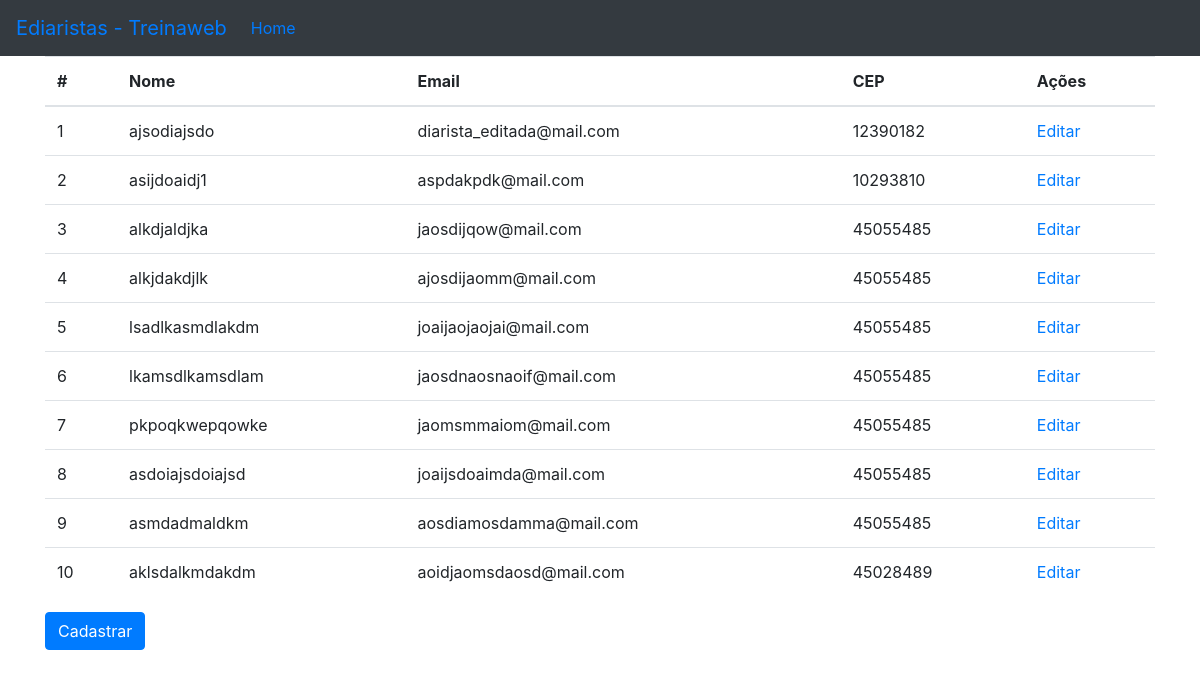
The app's page /web/listar_diaristas with its own data.
### web/models.py (models this page shows)
class Diarista(models.Model):
    nome_completo = models.CharField(max_length=100, null=False, blank=False)
    cpf = models.CharField(max_length=11, null=False, blank=False, unique=True)
    email = models.EmailField(null=False, blank=False, unique=True)
    telefone = models.CharField(max_length=11, null=False, blank=False)
    logradouro = models.CharField(max_length=60, null=False, blank=False)
    numero = models.IntegerField(null=False, blank=False)
    bairro = models.CharField(max_length=30, null=False, blank=False)
    complemento = models.CharField(max_length=100, null=False, blank=True)
    cep = models.CharField(max_length=8, null=False, blank=False)
    estado = models.CharField(max_length=2, null=False, blank=False)
    cidade = models.CharField(max_length=30, null=False, blank=True)
    codigo_ibge = models.IntegerField(null=False, blank=False)
    foto_usuario = models.ImageField(null=False)

### web/views.py (the view)
# urls.py: path('listar_diaristas', listar_diaristas, name='listar_diaristas'),
def listar_diaristas(request):
    diaristas = Diarista.objects.all()
    return render(request, 'lista_diaristas.html', {'diaristas': diaristas})

### web/templates/lista_diaristas.html
{% extends 'base.html' %}
{% load easy_mask %}
{% block conteudo %}
<table class="table">
    <thead>
        <tr>
            <th>#</th>
            <th>Nome</th>
            <th>Email</th>
            <th>CEP</th>
            <th>Ações</th>
        </tr>
    </thead>
    <tbody>
        {% for diarista in diaristas %}
            <tr>
                <td>{{diarista.id}}</td>
                <td>{{diarista.nome_completo}}</td>
                <td>{{diarista.email}}</td>
                <td>{{diarista.cep}}</td>
                <td>
                    <a href="{% url 'editar_diarista' diarista.id %}">Editar</a>
                </td>
            </tr>
        {% endfor %}
    </tbody>
</table>
<a href="{% url 'cadastrar_diarista' %}" class="btn btn-primary">Cadastrar</a>
{% endblock conteudo %}

### web/templates/base.html (shortened to what this page needs)
<!DOCTYPE html>
<html lang="en">
<head>
    <link rel="stylesheet" href="https://stackpath.bootstrapcdn.com/bootstrap/4.5.2/css/bootstrap.min.css">
</head>
<body>
<nav class="navbar navbar-expand-md navbar-dar bg-dark md-4">
    <a href="#" class="navbar-brand">Ediaristas - Treinaweb</a>
    <div class="collapse navbar-collapse" id="navbarCollapse">
        <ul class="navbar-nav mr-auto">
            <li class="nav-item active">
                <a href="{% url 'listar_diaristas' %}" class="nav-link">Home</a>
            </li>
        </ul>
    </div>
</nav>
<main role="main" class="container">
{% block conteudo %}
{% endblock conteudo %}
</main>
</body>
</html>

### records on screen
Diarista: id "1", nome_completo "ajsodiajsdo", email "diarista_editada@mail.com", cep "12390182"
Diarista: id "2", nome_completo "asijdoaidj1", email "aspdakpdk@mail.com", cep "10293810"
Diarista: id "3", nome_completo "alkdjaldjka", email "jaosdijqow@mail.com", cep "45055485"
Diarista: id "4", nome_completo "alkjdakdjlk", email "ajosdijaomm@mail.com", cep "45055485"
Diarista: id "5", nome_completo "lsadlkasmdlakdm", email "joaijaojaojai@mail.com", cep "45055485"
Diarista: id "6", nome_completo "lkamsdlkamsdlam", email "jaosdnaosnaoif@mail.com", cep "45055485"
Diarista: id "7", nome_completo "pkpoqkwepqowke", email "jaomsmmaiom@mail.com", cep "45055485"
Diarista: id "8", nome_completo "asdoiajsdoiajsd", email "joaijsdoaimda@mail.com", cep "45055485"
Diarista: id "9", nome_completo "asmdadmaldkm", email "aosdiamosdamma@mail.com", cep "45055485"
Diarista: id "10", nome_completo "aklsdalkmdakdm", email "aoidjaomsdaosd@mail.com", cep "45028489"
